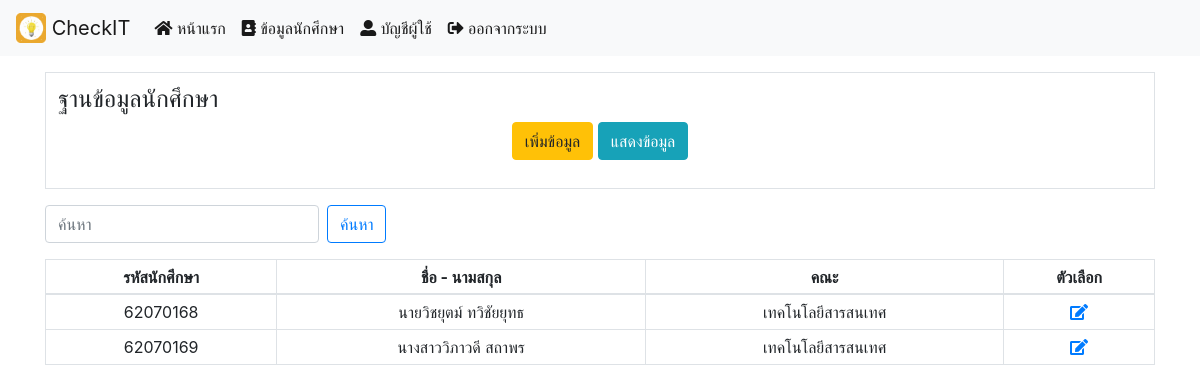
The page /main.php?q=student (signed in) on the database its author committed.
### tables this page shows
CREATE TABLE `student` (
  `stu_id` int(4) NOT NULL,
  `stu_sid` int(8) NOT NULL,
  `stu_pre` varchar(30) NOT NULL,
  `stu_first` varchar(50) NOT NULL,
  `stu_last` varchar(50) NOT NULL,
  `stu_fac` varchar(100) NOT NULL,
  `stu_img` varchar(50) NOT NULL,
  `stu_timestamp` timestamp NOT NULL DEFAULT CURRENT_TIMESTAMP
);

### main.php (the view, shortened to what this page needs)
<?php
require 'connection.php';
?>
<!doctype html>
<html lang="en">
  <head>
    <link rel="stylesheet" href="https://stackpath.bootstrapcdn.com/bootstrap/4.4.1/css/bootstrap.min.css">
    <link rel="stylesheet" href="https://use.fontawesome.com/releases/v5.6.3/css/all.css">
  </head>
  <body>
    <nav class="navbar navbar-expand-lg navbar-light bg-light fixed-top">
      <a class="navbar-brand" href="index.php">
        <img src="pictures/logo.jpg" width="30" height="30" class="d-inline-block align-top" alt="">
        CheckIT
      </a>
      <div class="collapse navbar-collapse" id="navbarSupportedContent">
        <ul class="navbar-nav mr-auto">
          <li class="nav-item active">
            <a class="nav-link" href="main.php"><i class="fas fa-home"></i> หน้าแรก</a>
          </li>
          <li class="nav-item active">
            <a class="nav-link" href="main.php?q=student"><i class="fas fa-address-book"></i> ข้อมูลนักศึกษา</a>
          </li>
          <li class="nav-item active">
            <a class="nav-link" href="main.php?q=profile"><i class="fas fa-user-alt"></i> บัญชีผู้ใช้</a>
          </li>
          <li class="nav-item active">
            <a class="nav-link" href="app.php?func=logout"><i class="fas fa-sign-out-alt"></i> ออกจากระบบ</a>
          </li>
        </ul>
      </div>
    </nav>
    <br><br><br>
    <?php if (isset($_GET['q']) and ($_GET['q'] == 'student' or $_GET['q'] == 'addstudent' or $_GET['q'] == 'editstudent')){ ?>
    <div class="container ">
      <table class="table table-bordered">
        <tr>
          <td>
            <p class="h4">ฐานข้อมูลนักศึกษา</p>
            <p class="text-center">
              <a href="main.php?q=addstudent"><button type="button" class="btn btn-warning" name="button">เพิ่มข้อมูล</button></a>
              <a href="main.php?q=student"><button type="button" class="btn btn-info" name="button">แสดงข้อมูล</button></a>
            </p>
          </td>
        </tr>
      </table>
    </div>
    <?php } ?>
    <?php if (isset($_GET['q']) and $_GET['q'] == 'student'){ ?>
    <div class="container">
      <p>
        <form class="form-inline" action="main.php" method="get">
          <input class="form-control mr-sm-2" name="srcstudent" type="text" placeholder="ค้นหา" aria-label="Search" required>
          <button class="btn btn-outline-primary my-2 my-sm-0" type="submit">ค้นหา</button>
        </form>
      </p>
    </div>
    <?php } ?>
    <?php if (isset($_GET['q']) and $_GET['q'] == 'student' and !isset($_GET['srcstudent'])){ ?>
    <div class="container">
         <table class="table table-sm table-bordered" align="center">
           <thead>
             <tr>
               <td align="center" valign="baseline"><strong> รหัสนักศึกษา </strong></td>
               <td align="center" valign="baseline"><strong> ชื่อ - นามสกุล </strong></td>
               <td align="center" valign="baseline"><strong> คณะ </strong></td>
               <td align="center" valign="baseline"><strong> ตัวเลือก </strong></td>
             </tr>
           </thead>
           <tbody>
             <?php
             $q = "SELECT * FROM student ORDER BY stu_sid ASC";
             $resq = mysqli_query($dbcon, $q);
             while ($rowq = mysqli_fetch_array($resq, MYSQLI_ASSOC)) {
             ?>
             <tr>
               <td align="center" valign="baseline"> <?php echo $rowq['stu_sid']; ?> </td>
               <td align="center" valign="baseline"> <?php echo $rowq['stu_pre'].$rowq['stu_first']." ".$rowq['stu_last']; ?> </td>
               <td align="center" valign="baseline"> <?php echo $rowq['stu_fac']; ?> </td>
               <td align="center" valign="baseline"> <a href="main.php?q=editstudent&uid=<?php echo $rowq['stu_id']; ?>"><i class="fas fa-edit"></i></a> </td>
             </tr>
             <?php } mysqli_free_result($resq); ?>
           </tbody>
       </table>
    </div>
    <?php } ?>
  </body>
</html>

### rows shown on the page
student: stu_sid "62070168", stu_pre "นาย", stu_first "วิชยุตม์", stu_last "ทวิชัยยุทธ", stu_fac "เทคโนโลยีสารสนเทศ"
student: stu_sid "62070169", stu_pre "นางสาว", stu_first "วิภาวดี", stu_last "สถาพร", stu_fac "เทคโนโลยีสารสนเทศ"
